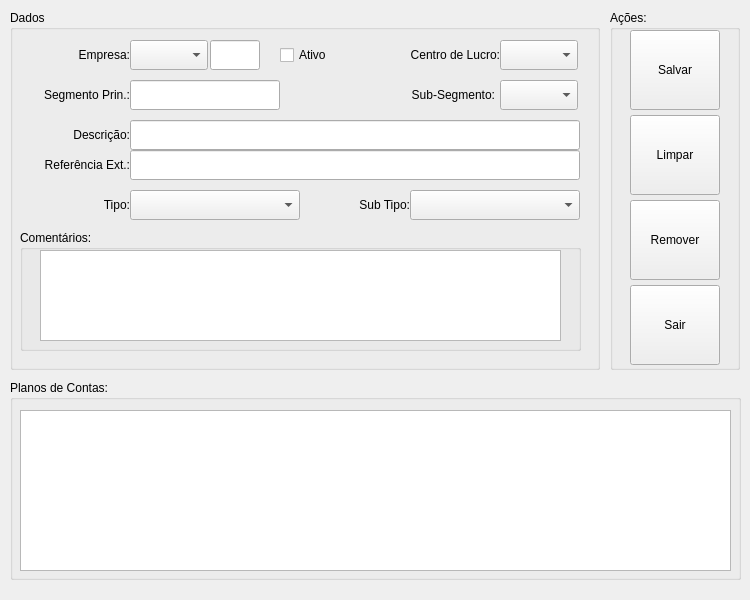
<?xml version="1.0" encoding="UTF-8"?>
<ui version="4.0">
 <class>MngFormChartAccounts</class>
 <widget class="QDialog" name="MngFormChartAccounts">
  <property name="geometry">
   <rect>
    <x>0</x>
    <y>0</y>
    <width>750</width>
    <height>600</height>
   </rect>
  </property>
  <property name="minimumSize">
   <size>
    <width>750</width>
    <height>600</height>
   </size>
  </property>
  <property name="maximumSize">
   <size>
    <width>750</width>
    <height>600</height>
   </size>
  </property>
  <property name="windowTitle">
   <string>Manutenção - Planos de Contas...</string>
  </property>
  <property name="windowIcon">
   <iconset resource="../images.qrc">
    <normaloff>:/images/PNG/128x128/gnome-system-config-128x128.png</normaloff>:/images/PNG/128x128/gnome-system-config-128x128.png</iconset>
  </property>
  <widget class="QGroupBox" name="GBoxDataChartAccounts">
   <property name="geometry">
    <rect>
     <x>10</x>
     <y>10</y>
     <width>590</width>
     <height>360</height>
    </rect>
   </property>
   <property name="acceptDrops">
    <bool>true</bool>
   </property>
   <property name="toolTip">
    <string/>
   </property>
   <property name="title">
    <string>Dados</string>
   </property>
   <widget class="QLabel" name="LabelChartAccountCompany">
    <property name="geometry">
     <rect>
      <x>0</x>
      <y>30</y>
      <width>120</width>
      <height>30</height>
     </rect>
    </property>
    <property name="text">
     <string>Empresa:</string>
    </property>
    <property name="alignment">
     <set>Qt::AlignRight|Qt::AlignTrailing|Qt::AlignVCenter</set>
    </property>
   </widget>
   <widget class="QLineEdit" name="LEditChartAccountID">
    <property name="geometry">
     <rect>
      <x>200</x>
      <y>30</y>
      <width>50</width>
      <height>30</height>
     </rect>
    </property>
   </widget>
   <widget class="QLabel" name="LabelChartAccountNumberAccount">
    <property name="geometry">
     <rect>
      <x>0</x>
      <y>70</y>
      <width>120</width>
      <height>30</height>
     </rect>
    </property>
    <property name="text">
     <string>Segmento Prin.:</string>
    </property>
    <property name="alignment">
     <set>Qt::AlignRight|Qt::AlignTrailing|Qt::AlignVCenter</set>
    </property>
   </widget>
   <widget class="QLineEdit" name="LEditChartAccountNumberAccount">
    <property name="geometry">
     <rect>
      <x>120</x>
      <y>70</y>
      <width>150</width>
      <height>30</height>
     </rect>
    </property>
    <property name="toolTip">
     <string>Informar o Segmento Principal de Contas...</string>
    </property>
    <property name="text">
     <string/>
    </property>
    <property name="alignment">
     <set>Qt::AlignCenter</set>
    </property>
   </widget>
   <widget class="QCheckBox" name="CheckBoxStatusActiveChartAccount">
    <property name="geometry">
     <rect>
      <x>270</x>
      <y>30</y>
      <width>81</width>
      <height>30</height>
     </rect>
    </property>
    <property name="toolTip">
     <string>Ativar/Desativar o Plano de Contas...</string>
    </property>
    <property name="text">
     <string>Ativo</string>
    </property>
   </widget>
   <widget class="QLabel" name="LabelTaxTypeStateLongShow">
    <property name="geometry">
     <rect>
      <x>200</x>
      <y>110</y>
      <width>331</width>
      <height>30</height>
     </rect>
    </property>
    <property name="text">
     <string/>
    </property>
    <property name="alignment">
     <set>Qt::AlignRight|Qt::AlignTrailing|Qt::AlignVCenter</set>
    </property>
   </widget>
   <widget class="QComboBox" name="CBoxlChartAccountCompany">
    <property name="geometry">
     <rect>
      <x>120</x>
      <y>30</y>
      <width>78</width>
      <height>30</height>
     </rect>
    </property>
    <property name="toolTip">
     <string>Selecionar o Código da Empresa...</string>
    </property>
   </widget>
   <widget class="QComboBox" name="CBoxChartAccountProfitCenter">
    <property name="geometry">
     <rect>
      <x>490</x>
      <y>30</y>
      <width>78</width>
      <height>30</height>
     </rect>
    </property>
    <property name="toolTip">
     <string>Selecionar o Centro de Lucros...</string>
    </property>
   </widget>
   <widget class="QLabel" name="LabelChartAccountProfitCenter">
    <property name="geometry">
     <rect>
      <x>360</x>
      <y>30</y>
      <width>130</width>
      <height>30</height>
     </rect>
    </property>
    <property name="text">
     <string>Centro de Lucro:</string>
    </property>
    <property name="alignment">
     <set>Qt::AlignRight|Qt::AlignTrailing|Qt::AlignVCenter</set>
    </property>
   </widget>
   <widget class="QLabel" name="LabelChartAccountSubAccountNumber">
    <property name="geometry">
     <rect>
      <x>350</x>
      <y>70</y>
      <width>135</width>
      <height>30</height>
     </rect>
    </property>
    <property name="text">
     <string>Sub-Segmento:</string>
    </property>
    <property name="alignment">
     <set>Qt::AlignRight|Qt::AlignTrailing|Qt::AlignVCenter</set>
    </property>
   </widget>
   <widget class="QComboBox" name="CBoxChartAccountSubAccountNumber">
    <property name="geometry">
     <rect>
      <x>490</x>
      <y>70</y>
      <width>78</width>
      <height>30</height>
     </rect>
    </property>
    <property name="toolTip">
     <string>Selecionar o Sub-Segmento de Contas...</string>
    </property>
   </widget>
   <widget class="QLabel" name="LabelChartAccountDescription">
    <property name="geometry">
     <rect>
      <x>0</x>
      <y>110</y>
      <width>120</width>
      <height>30</height>
     </rect>
    </property>
    <property name="text">
     <string>Descrição:</string>
    </property>
    <property name="alignment">
     <set>Qt::AlignRight|Qt::AlignTrailing|Qt::AlignVCenter</set>
    </property>
   </widget>
   <widget class="QLineEdit" name="LEditChartAccountDescription">
    <property name="geometry">
     <rect>
      <x>120</x>
      <y>110</y>
      <width>450</width>
      <height>30</height>
     </rect>
    </property>
    <property name="toolTip">
     <string>Informar uma Descrição para Plano de Contas...</string>
    </property>
    <property name="text">
     <string/>
    </property>
    <property name="alignment">
     <set>Qt::AlignCenter</set>
    </property>
   </widget>
   <widget class="QLineEdit" name="LEditChartAccountExtReference">
    <property name="geometry">
     <rect>
      <x>120</x>
      <y>140</y>
      <width>450</width>
      <height>30</height>
     </rect>
    </property>
    <property name="toolTip">
     <string>Informar uma Referência Externa para o Plano de Contas...</string>
    </property>
    <property name="text">
     <string/>
    </property>
    <property name="alignment">
     <set>Qt::AlignCenter</set>
    </property>
   </widget>
   <widget class="QLabel" name="LabelChartAccountExtReference">
    <property name="geometry">
     <rect>
      <x>0</x>
      <y>140</y>
      <width>120</width>
      <height>30</height>
     </rect>
    </property>
    <property name="text">
     <string>Referência Ext.:</string>
    </property>
    <property name="alignment">
     <set>Qt::AlignRight|Qt::AlignTrailing|Qt::AlignVCenter</set>
    </property>
   </widget>
   <widget class="QLabel" name="LabelChartAccountType">
    <property name="geometry">
     <rect>
      <x>0</x>
      <y>180</y>
      <width>120</width>
      <height>30</height>
     </rect>
    </property>
    <property name="text">
     <string>Tipo:</string>
    </property>
    <property name="alignment">
     <set>Qt::AlignRight|Qt::AlignTrailing|Qt::AlignVCenter</set>
    </property>
   </widget>
   <widget class="QComboBox" name="CBoxlChartAccountType">
    <property name="geometry">
     <rect>
      <x>120</x>
      <y>180</y>
      <width>170</width>
      <height>30</height>
     </rect>
    </property>
    <property name="toolTip">
     <string>Selecionar o Tipo de Plano de Contas...</string>
    </property>
   </widget>
   <widget class="QLabel" name="LabelChartAccountSubType">
    <property name="geometry">
     <rect>
      <x>330</x>
      <y>180</y>
      <width>70</width>
      <height>30</height>
     </rect>
    </property>
    <property name="text">
     <string>Sub Tipo:</string>
    </property>
    <property name="alignment">
     <set>Qt::AlignRight|Qt::AlignTrailing|Qt::AlignVCenter</set>
    </property>
   </widget>
   <widget class="QComboBox" name="CBoxlChartAccountSubType">
    <property name="geometry">
     <rect>
      <x>400</x>
      <y>180</y>
      <width>170</width>
      <height>30</height>
     </rect>
    </property>
    <property name="toolTip">
     <string>Selecionar o Sub-Tipo de Plano de Contas...</string>
    </property>
   </widget>
   <widget class="QGroupBox" name="GBoxlComments">
    <property name="geometry">
     <rect>
      <x>10</x>
      <y>220</y>
      <width>561</width>
      <height>121</height>
     </rect>
    </property>
    <property name="title">
     <string>Comentários:</string>
    </property>
    <widget class="QTextEdit" name="TEditComments">
     <property name="geometry">
      <rect>
       <x>20</x>
       <y>20</y>
       <width>521</width>
       <height>91</height>
      </rect>
     </property>
     <property name="toolTip">
      <string>Informar um Comentário Informativo para o Plano...</string>
     </property>
    </widget>
   </widget>
  </widget>
  <widget class="QGroupBox" name="GBoxViewChartAccounts">
   <property name="geometry">
    <rect>
     <x>10</x>
     <y>380</y>
     <width>731</width>
     <height>200</height>
    </rect>
   </property>
   <property name="title">
    <string>Planos de Contas:</string>
   </property>
   <widget class="QTableView" name="TableViewChartsAccounts">
    <property name="geometry">
     <rect>
      <x>10</x>
      <y>30</y>
      <width>711</width>
      <height>161</height>
     </rect>
    </property>
    <property name="toolTip">
     <string>Planos de Contas Disponíveis...</string>
    </property>
   </widget>
  </widget>
  <widget class="QGroupBox" name="GBoxActions">
   <property name="geometry">
    <rect>
     <x>610</x>
     <y>10</y>
     <width>130</width>
     <height>360</height>
    </rect>
   </property>
   <property name="title">
    <string>Ações:</string>
   </property>
   <widget class="QToolButton" name="TButtonCleanTaxType">
    <property name="geometry">
     <rect>
      <x>20</x>
      <y>105</y>
      <width>90</width>
      <height>80</height>
     </rect>
    </property>
    <property name="toolTip">
     <string>Limpar dados para o Formulário...</string>
    </property>
    <property name="text">
     <string>Limpar</string>
    </property>
    <property name="icon">
     <iconset resource="../images.qrc">
      <normaloff>:/images/PNG/48x48/Rebuild-48x48.png</normaloff>:/images/PNG/48x48/Rebuild-48x48.png</iconset>
    </property>
    <property name="iconSize">
     <size>
      <width>48</width>
      <height>48</height>
     </size>
    </property>
    <property name="toolButtonStyle">
     <enum>Qt::ToolButtonTextUnderIcon</enum>
    </property>
   </widget>
   <widget class="QToolButton" name="TButtonRemoveChartAccount">
    <property name="geometry">
     <rect>
      <x>20</x>
      <y>190</y>
      <width>90</width>
      <height>80</height>
     </rect>
    </property>
    <property name="toolTip">
     <string>Remover o Plano de Contas Selecionado, Caso não tenha Históricos...</string>
    </property>
    <property name="text">
     <string>Remover</string>
    </property>
    <property name="icon">
     <iconset resource="../images.qrc">
      <normaloff>:/images/PNG/48x48/delete-48x48.png</normaloff>:/images/PNG/48x48/delete-48x48.png</iconset>
    </property>
    <property name="iconSize">
     <size>
      <width>48</width>
      <height>48</height>
     </size>
    </property>
    <property name="toolButtonStyle">
     <enum>Qt::ToolButtonTextUnderIcon</enum>
    </property>
   </widget>
   <widget class="QToolButton" name="TButtonExitChartAccount">
    <property name="geometry">
     <rect>
      <x>20</x>
      <y>275</y>
      <width>90</width>
      <height>80</height>
     </rect>
    </property>
    <property name="toolTip">
     <string>Sair da Janela de Manutenção...</string>
    </property>
    <property name="text">
     <string>Sair</string>
    </property>
    <property name="icon">
     <iconset resource="../images.qrc">
      <normaloff>:/images/PNG/48x48/Exithome-48x48.png</normaloff>:/images/PNG/48x48/Exithome-48x48.png</iconset>
    </property>
    <property name="iconSize">
     <size>
      <width>48</width>
      <height>48</height>
     </size>
    </property>
    <property name="toolButtonStyle">
     <enum>Qt::ToolButtonTextUnderIcon</enum>
    </property>
   </widget>
   <widget class="QToolButton" name="TButtonSaveChartAccount">
    <property name="geometry">
     <rect>
      <x>20</x>
      <y>20</y>
      <width>90</width>
      <height>80</height>
     </rect>
    </property>
    <property name="toolTip">
     <string>Salvar os dados para o Formulário...</string>
    </property>
    <property name="text">
     <string>Salvar</string>
    </property>
    <property name="icon">
     <iconset resource="../images.qrc">
      <normaloff>:/images/PNG/48x48/Filesave-48x48.png</normaloff>:/images/PNG/48x48/Filesave-48x48.png</iconset>
    </property>
    <property name="iconSize">
     <size>
      <width>48</width>
      <height>48</height>
     </size>
    </property>
    <property name="toolButtonStyle">
     <enum>Qt::ToolButtonTextUnderIcon</enum>
    </property>
   </widget>
  </widget>
 </widget>
 <resources>
  <include location="../images.qrc"/>
 </resources>
 <connections/>
</ui>
